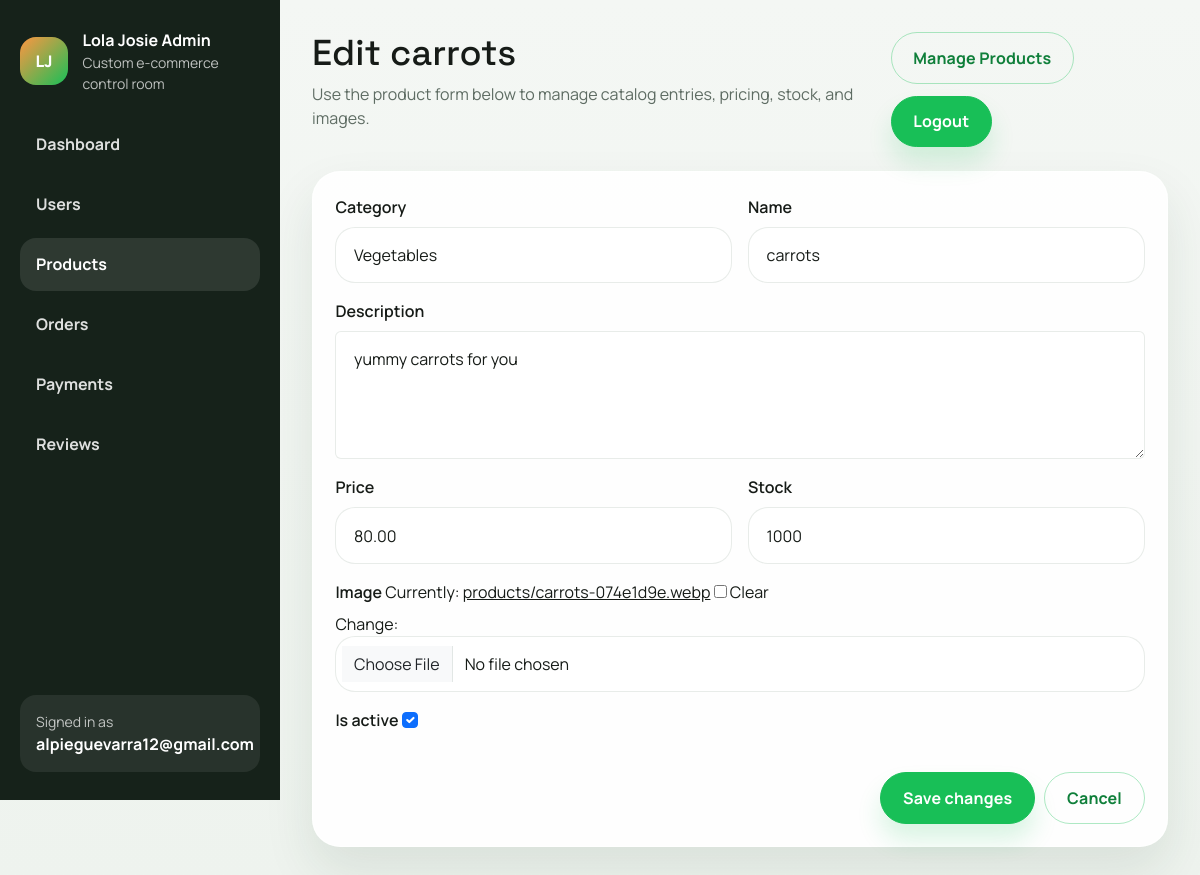
The page /admin-dashboard/products/1/edit/ (signed in) on the database its author committed.
### products/models.py (models this page shows, shortened)
class Product(models.Model):
    category = models.ForeignKey(
        Category,
        on_delete=models.PROTECT,
        related_name="products",
    )
    name = models.CharField(max_length=200)
    slug = models.SlugField(max_length=220, unique=True, blank=True)
    description = models.TextField()
    price = models.DecimalField(max_digits=10, decimal_places=2)
    stock = models.PositiveIntegerField(default=0)
    image = models.ImageField(upload_to=product_image_upload_path, blank=True, null=True)
    is_active = models.BooleanField(default=True)
    created_at = models.DateTimeField(auto_now_add=True)
    updated_at = models.DateTimeField(auto_now=True)
    class Meta:
        ordering = ["name"]

### users/admin_views.py (the view)
# urls.py: path("products/<int:product_id>/edit/", admin_views.product_edit, name="product_edit"),
@admin_required
def product_edit(request, product_id):
    product = get_object_or_404(Product.objects.select_related("category"), pk=product_id)
    category_count = Category.objects.count()
    if request.method == "POST":
        form = AdminProductForm(request.POST, request.FILES, instance=product)
        if form.is_valid():
            form.save()
            messages.success(request, f"{product.name} has been updated.")
            return redirect("admin_dashboard:product_list")
    else:
        form = AdminProductForm(instance=product)
    return render(
        request,
        "admin_dashboard/products/form.html",
        {
            "form": form,
            "title": f"Edit {product.name}",
            "submit_label": "Save changes",
            "section": "products",
            "category_count": category_count,
        },
    )

### users/admin_forms.py
class AdminProductForm(AdminStyledFormMixin, forms.ModelForm):
    class Meta:
        model = Product
        fields = ("category", "name", "description", "price", "stock", "image", "is_active")
        widgets = {
            "description": forms.Textarea(attrs={"rows": 4}),
        }
    def __init__(self, *args, **kwargs):
        super().__init__(*args, **kwargs)
        self.apply_bootstrap()

### cart/cart.py (called while the page is built)
    def __len__(self):
        return sum(self.cart.values())

### cart/context_processors.py (called while the page is built)
def cart_summary(request):
    return {"cart_item_count": len(Cart(request))}

### config/context_processors.py (called while the page is built)
def site_meta(request):
    return {
        "site_name": settings.SITE_NAME,
        "site_tagline": settings.SITE_TAGLINE,
    }

### products/models.py (called while the page is built)
    def __str__(self):
        return self.name

### users/admin_access.py (called while the page is built)
def is_admin_user(user):
    return user.is_authenticated and (user.is_staff or user.is_superuser)

def admin_required(view_func):
    @wraps(view_func)
    @login_required(login_url="login")
    def wrapped_view(request, *args, **kwargs):
        if not is_admin_user(request.user):
            messages.error(request, "You do not have permission to access the admin dashboard.")
            return redirect("products:product_list")
        return view_func(request, *args, **kwargs)
    return wrapped_view

### users/admin_forms.py (called while the page is built)
    def apply_bootstrap(self):
        for field in self.fields.values():
            widget = field.widget
            if isinstance(widget, forms.CheckboxInput):
                css_class = "form-check-input"
            elif isinstance(widget, forms.Select):
                css_class = "form-select"
            else:
                css_class = "form-control"
            existing_classes = widget.attrs.get("class", "")
            widget.attrs["class"] = f"{existing_classes} {css_class}".strip()

### templates/admin_dashboard/products/form.html (shortened to what this page needs)
{% extends "admin_dashboard/base_admin.html" %}
{% block admin_title %}{{ title }}{% endblock %}
{% block admin_intro %}Use the product form below to manage catalog entries, pricing, stock, and images.{% endblock %}
{% block admin_content %}
<section class="admin-panel admin-panel--narrow">
    <form method="post" enctype="multipart/form-data" class="admin-form-stack">
        <div class="row g-3">
            {% for field in form %}
                <div class="col-12 {% if field.name != 'description' and field.name != 'image' %}col-md-6{% endif %}">
                    <label class="form-label fw-semibold" for="{{ field.id_for_label }}">{{ field.label }}</label>
                    {{ field }}
                </div>
            {% endfor %}
        </div>
        <div class="admin-actions mt-3">
            <button type="submit" class="btn btn-success">{{ submit_label }}</button>
            <a class="btn btn-outline-success" href="{% url 'admin_dashboard:product_list' %}">Cancel</a>
        </div>
    </form>
</section>
{% endblock %}

### templates/admin_dashboard/base_admin.html (shortened to what this page needs)
{% load static %}
<!DOCTYPE html>
<html lang="en">
<head>
    <link rel="stylesheet" href="{% static 'frontend/storefront.css' %}">
    <link rel="stylesheet" href="{% static 'admin_dashboard/admin.css' %}">
</head>
<body class="admin-panel-body">
    <div class="admin-layout">
        <aside class="admin-sidebar">
            <a class="admin-brand text-decoration-none" href="{% url 'admin_dashboard:index' %}">
                <span class="admin-brand__mark">LJ</span>
                <span>
                    <strong>Lola Josie Admin</strong>
                    <small>Custom e-commerce control room</small>
                </span>
            </a>
            <nav class="admin-nav">
                <a class="admin-nav__link {% if section == 'dashboard' %}is-active{% endif %}" href="{% url 'admin_dashboard:index' %}">Dashboard</a>
                <a class="admin-nav__link {% if section == 'users' %}is-active{% endif %}" href="{% url 'admin_dashboard:user_list' %}">Users</a>
                <a class="admin-nav__link {% if section == 'products' %}is-active{% endif %}" href="{% url 'admin_dashboard:product_list' %}">Products</a>
                <a class="admin-nav__link {% if section == 'orders' %}is-active{% endif %}" href="{% url 'admin_dashboard:order_list' %}">Orders</a>
                <a class="admin-nav__link {% if section == 'payments' %}is-active{% endif %}" href="{% url 'admin_dashboard:payment_list' %}">Payments</a>
                <a class="admin-nav__link {% if section == 'reviews' %}is-active{% endif %}" href="{% url 'admin_dashboard:review_list' %}">Reviews</a>
            </nav>
            <div class="admin-sidebar__footer">
                <small>Signed in as</small>
                <strong>{{ request.user.username }}</strong>
            </div>
        </aside>
        <main class="admin-main">
            <header class="admin-topbar">
                <div>
                    <h1 class="admin-topbar__title">{% block admin_title %}Admin Dashboard{% endblock %}</h1>
                    <p class="admin-topbar__copy">{% block admin_intro %}Manage the storefront from one secure place.{% endblock %}</p>
                </div>
                <div class="admin-topbar__actions">
                    <a class="btn btn-outline-success" href="{% url 'admin_dashboard:product_list' %}">Manage Products</a>
                    <form action="{% url 'admin_dashboard:logout' %}" method="post" class="d-inline">
                        <button type="submit" class="btn btn-success">Logout</button>
                    </form>
                </div>
            </header>
            {% block admin_content %}{% endblock %}
        </main>
    </div>
</body>
</html>

### static/admin_dashboard/admin.css (style rules this page uses)
.admin-panel-body { background: linear-gradient(180deg, #f4f7f4 0%, #eef3ee 100%); min-height: 100vh; }
.admin-layout { display: grid; grid-template-columns: 280px minmax(0, 1fr); min-height: 100vh; }
.admin-sidebar { background: #16221a; color: #ffffff; display: flex; flex-direction: column; gap: 1.5rem; padding: 1.75rem 1.25rem; position: sticky; top: 0; height: 100vh; }
.admin-brand { align-items: center; color: inherit; display: flex; gap: 0.9rem; }
.admin-brand__mark { align-items: center; background: linear-gradient(135deg, #ff9641, #18bf57); border-radius: 1rem; color: #ffffff; display: inline-flex; font-weight: 800; height: 3rem; justify-content: center; min-width: 3rem; }
.admin-brand small { color: rgba(255, 255, 255, 0.72); display: block; }
.admin-nav { display: flex; flex-direction: column; gap: 0.45rem; }
.admin-nav__link { border-radius: 1rem; color: rgba(255, 255, 255, 0.86); display: block; font-weight: 700; padding: 0.9rem 1rem; text-decoration: none; }
.admin-nav__link:hover, .admin-nav__link:focus, .admin-nav__link.is-active { background: rgba(255, 255, 255, 0.1); color: #ffffff; }
.admin-sidebar__footer { background: rgba(255, 255, 255, 0.08); border-radius: 1rem; margin-top: auto; padding: 1rem; }
.admin-sidebar__footer small { color: rgba(255, 255, 255, 0.72); display: block; }
.admin-main { padding: 2rem; }
.admin-topbar { align-items: start; display: flex; gap: 1rem; justify-content: space-between; margin-bottom: 1.5rem; }
.admin-topbar__title { font-size: clamp(2rem, 3vw, 2.6rem); margin: 0; }
.admin-topbar__copy { color: #5e6c63; margin: 0.45rem 0 0; max-width: 42rem; }
.admin-topbar__actions { display: flex; flex-wrap: wrap; gap: 0.75rem; }
.admin-stat-card, .admin-panel { background: rgba(255, 255, 255, 0.9); border: 1px solid rgba(255, 255, 255, 0.82); border-radius: 1.75rem; box-shadow: 0 24px 50px rgba(31, 64, 38, 0.1); }
.admin-panel { padding: 1.4rem; }
.admin-panel--narrow { max-width: 900px; }
.admin-actions { align-items: center; display: flex; flex-wrap: wrap; gap: 0.6rem; justify-content: flex-end; }
.admin-form-stack { display: flex; flex-direction: column; gap: 1rem; }

### rows shown on the page
Product: form "Vegetables" "carrots" "yummy carrots for you" "80.00" "1000" "☑"

### other values the page prints
{{ request.user.username }} "alpieguevarra12@gmail.com"
{{ title }} "Edit carrots"
{{ field.label }} "Category" "Name" "Description" "Price" "Stock" "Image" "Is active"
{{ submit_label }} "Save changes"
